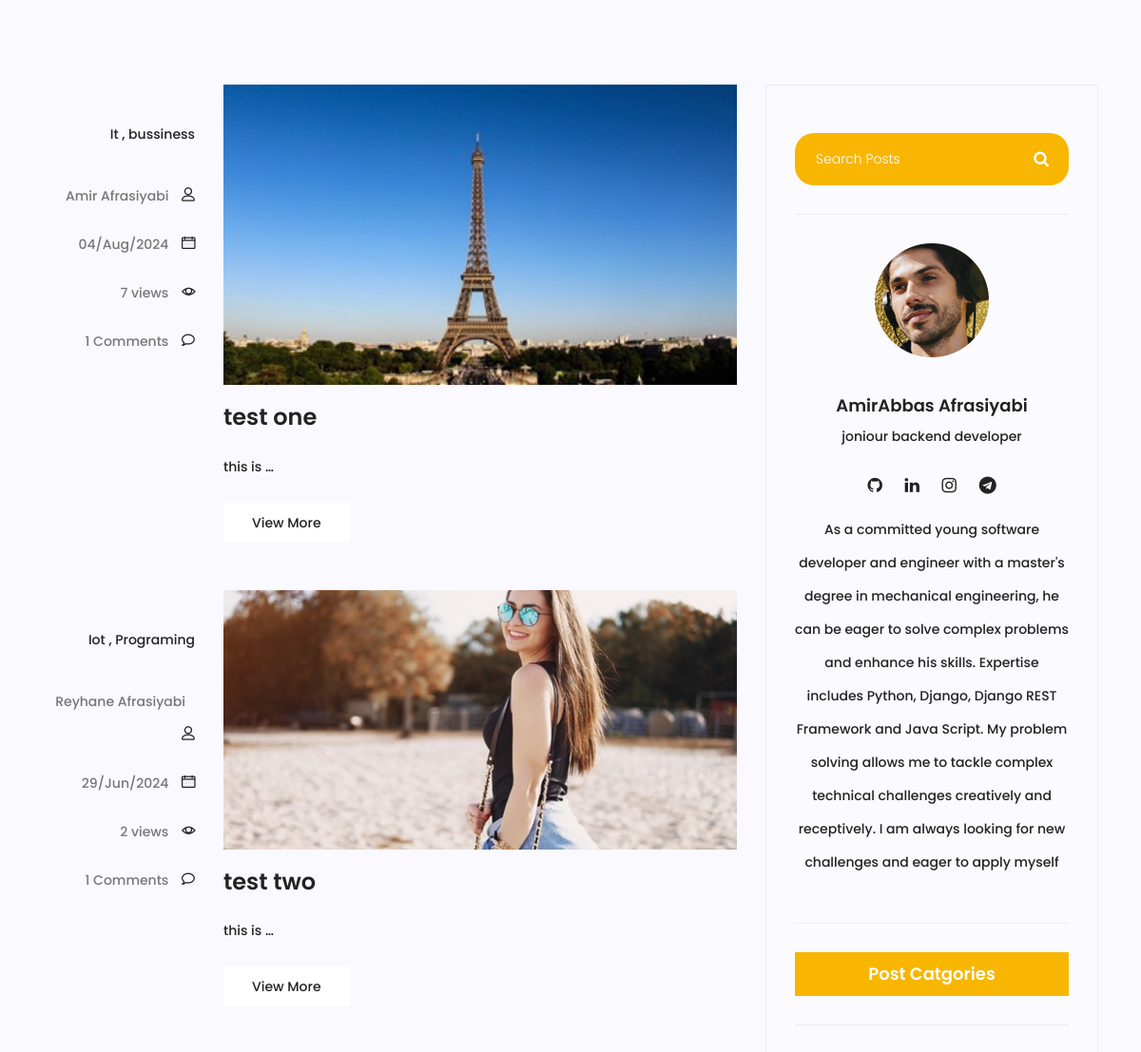
The app's page /blog/search/ (middle part), older data.
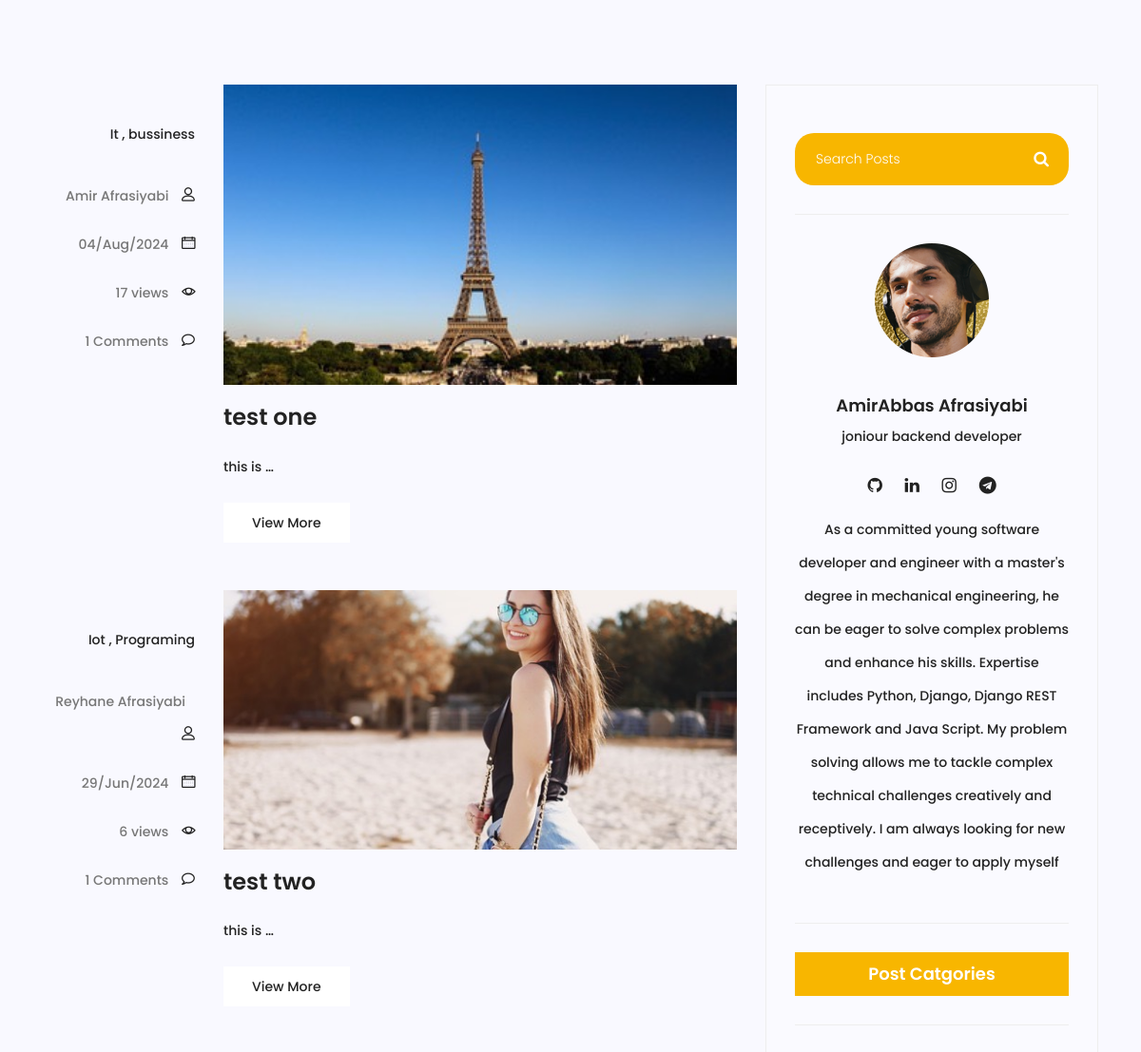
The same page, newer data.
### blog/models.py (models this page shows, shortened)
class Post(models.Model):
    image = models.ImageField(upload_to='blog/', default='blog/default.jpg')
    author = models.ForeignKey(User, related_name="author", on_delete=models.SET_NULL, null=True)
    title = models.CharField(max_length=100)
    content = models.TextField()
    category = models.ManyToManyField(category, blank=True)
    tags = TaggableManager()
    counted_views = models.IntegerField(default=0)
    status = models.BooleanField(default=False)
    published_date = models.DateTimeField(null=True)
    created_date = models.DateTimeField(auto_now_add=True)
    updated_date = models.DateTimeField(auto_now=True)
    class Meta:
        ordering = ['created_date']
        verbose_name = 'پست'
        verbose_name_plural = ' پست ها'

### blog/views.py (the view)
# urls.py: path('/search/', blog_search, name='search'),
def blog_search(request):
    posts = Post.objects.filter(status=1)
    query = request.GET.get('s')
    if query:
        posts = posts.filter(content__contains=query)
    context = {'posts': posts}
    return render(request, 'blog/blog-home.html', context)

### blog/templatetags/blog_tags.py (called while the page is built)
@ register.inclusion_tag('blog/blog-post-category.html')
def postcategories():
    posts = Post.objects.filter(status=1)
    categories = category.objects.all()
    cat_dict = {}
    for name in categories:
       cat_dict[name] =  posts.filter(category=name).count()
    return{'categories': cat_dict}

### templates/blog/blog-home.html (shortened to what this page needs)
{% extends "base.html" %}
{% load static %}
{% load blog_tags %}
{% block content %}
<section class="top-category-widget-area pt-90 pb-90">
</section>
<section class="post-content-area">
  <div class="container">
    <div class="row">
      <div class="col-lg-8 posts-list">
        {% for post in posts %}
        <div class="single-post row">
          <div class="col-lg-3 col-md-3 meta-details">
            <ul class="tags">
              {% for cat in post.category.all %}
                <li><a href="{% url 'blog:category' cat_name=cat.name %}">{{ cat.name }}</a> {% if not forloop.last %},{% endif %}</li>
              {% endfor %}
            </ul>
            <div class="user-details row">
              <p class="user-name col-lg-12 col-md-12 col-6">
                <a href="{% url 'blog:author' author_username=post.author.username %}">{{post.author.get_full_name}}</a> <span class="lnr lnr-user"></span>
              </p>
              <p class="date col-lg-12 col-md-12 col-6">
                <a href="#">{{post.published_date|date:"d/M/Y"}}</a>
                <span class="lnr lnr-calendar-full"></span>
              </p>
              <p class="view col-lg-12 col-md-12 col-6">
                <a href="#">{{post.counted_views}} views</a>
                <span class="lnr lnr-eye"></span>
              </p>
              <p class="comments col-lg-12 col-md-12 col-6">
                <a href="#">{{ post.comments.count }} Comments</a> <span class="lnr lnr-bubble"></span>
              </p>
            </div>
          </div>
          <div class="col-lg-9 col-md-9">
            <div class="feature-img">
              <img
                class="img-fluid"
                src="{{post.image.url}}"
                alt=""
              />
            </div>
            <a class="posts-title" href="{% url 'blog:single' pid=post.id %}"><h3>{{post.title}}</h3></a>
            <p class="excert">{{post.content|truncatechars:9}}</p>
            <a href="{% url 'blog:single' pid=post.id %}" class="primary-btn">View More</a>
          </div>
        </div>
        {% endfor %}
      </div>
      <div class="col-lg-4 sidebar-widgets">
        <div class="widget-wrap">
          {% include "blog/blog-search.html" %}
          {% include "blog/blog-writter.html" %}
          {% postcategories %}
        </div>
      </div>
    </div>
  </div>
</section>
{% endblock %}

Row changes from the older to the newer data that the page shows:
changed Post "test one": counted_views "7" → "17"
changed Post "test two": counted_views "2" → "6"
